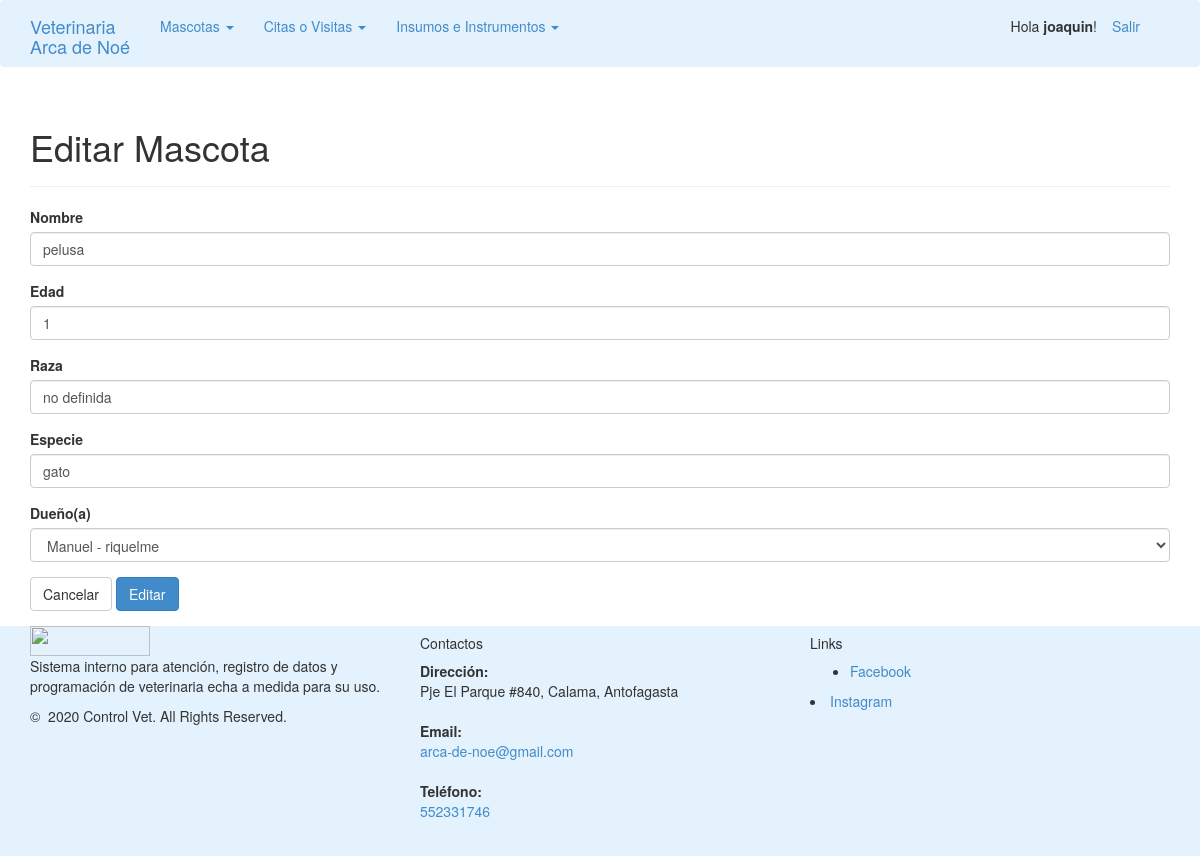
The page /index.php?modulo=mascota&accion=editar&id_mascota=2 (signed in) on the database its author committed.
### tables this page shows
CREATE TABLE `mascota` (
  `id_mascota` int(255) NOT NULL,
  `id_dueño_mascota` int(255) NOT NULL,
  `raza` varchar(1000) NOT NULL,
  `nombre` varchar(1000) NOT NULL,
  `especie` varchar(1000) NOT NULL,
  `edad` int(255) NOT NULL
);

### datos/Db.php (called while the page is built, shortened)
<?php
abstract class Db {
    private $dbhost;
    private $dbuser;
    private $dbpass;
    private $dbname;
    public function __construct() {
        $this->dbhost = "localhost";
        $this->dbuser = "root";
        $this->dbpass = "";
        $this->dbname = "veterinaria-v2";
    }
    protected function connect(){
        $this->mysqli = mysqli_connect($this->dbhost, $this->dbuser, $this->dbpass, $this->dbname) or die("Error " . mysqli_error($mysqli));
    }
    protected function resourceToObjects($resultado,$class){
        $array = array();
        while ($row = mysqli_fetch_assoc($resultado)) {
            $array[] = new $class($row);
        }
        return $array;
    }
}
?>

### negocio/mascotaNegocio.php (called while the page is built, shortened)
<?php
require_once('datos/mascotaDb.php');
require_once('negocio/dueño_mascotaNegocio.php');
require_once('datos/dueño_mascotaDb.php');
require_once('entidades/dueño_mascota.php');
class mascotaNegocio{
    public function recuperar($id_mascota){
        $db = new mascotaDb();
        return $db->getOne($id_mascota);
    }
}
?>

### datos/mascotaDb.php (called while the page is built, shortened)
<?php
require_once('datos/Db.php');
require_once('entidades/mascota.php');
class mascotaDb extends Db{
    public function getOne($id_mascota){
        $sql = "SELECT *
                FROM mascota
                WHERE id_mascota = " . $id_mascota . "";
        $result = $this->mysqli->query($sql) or die("Error " . mysqli_error($mysqli));
        $mascota = new Mascota( $result->fetch_assoc() );
        return $mascota;
    }
}
?>

### entidades/mascota.php (called while the page is built, shortened)
<?php
class Mascota{
	private $id_dueño_mascota;
	public function getId_dueño_mascota(){
		return $this->id_dueño_mascota;
	}
	public function setId_dueño_mascota($id_dueño_mascota){
		$this->id_dueño_mascota = $id_dueño_mascota;
	}
	private $nombre;
	public function getNombre(){
		return $this->nombre;
	}
	public function setNombre($nombre){
		$this->nombre = $nombre;
	}
	private $edad;
	public function getEdad(){
		return $this->edad;
	}
	public function setEdad($edad){
		$this->edad = $edad;
	}
	private $raza;
	public function getRaza(){
		return $this->raza;
	}
	public function setRaza($raza){
		$this->raza = $raza;
	}
	private $especie;
	public function getEspecie(){
		return $this->especie;
	}
	public function setEspecie($especie){
		$this->especie = $especie;
	}
}
?>

### negocio/dueño_mascotaNegocio.php (called while the page is built, shortened)
<?php
require_once('datos/dueño_mascotaDb.php');
class dueño_mascotaNegocio{
    public function listar(){
        $db = new dueño_mascotaDb();
        return $db->getAll();
    }
}
?>

### datos/dueño_mascotaDb.php (called while the page is built, shortened)
<?php
require_once('datos/Db.php');
require_once('entidades/dueño_mascota.php');
class dueño_mascotaDb extends Db{
    public function getAll(){
        $sql = "SELECT * FROM dueño_mascota";
        $result = mysqli_query($this->mysqli, $sql)or die("Error " . mysqli_error($mysqli));
        $array = $this->resourceToObjects($result,"dueño_mascota");
        return $array;
    }
}
?>

### entidades/dueño_mascota.php (called while the page is built, shortened)
<?php
class Dueño_mascota{
	private $id_dueño_mascota;
	public function getId_dueño_mascota(){
		return $this->id_dueño_mascota;
	}
	public function setId_dueño_mascota($id_dueño_mascota){
		$this->id_dueño_mascota = $id_dueño_mascota;
	}
	private $nombre;
	public function getNombre(){
		return $this->nombre;
	}
	public function setNombre($nombre){
		$this->nombre = $nombre;
	}
}
?>

### vista/mascota/editar.php (the view, shortened to what this page needs)
<?php
if ($_GET['id_mascota']) {
    $mascota = $mascotaNegocio->recuperar($_GET['id_mascota']);
    $txtAction = 'Editar';
}else{
    $mascota = new mascota();
    $txtAction = 'Agregar';
}
?>
<div class="container">
  <div class="page-header">
    <h1><?php echo $txtAction; ?> Mascota</h1>
  </div>
    <form role="form" method="post" id="principal">
        <div class="form-group">
            <label for="nombre">Nombre</label>
            <input type="text" class="form-control" id="nombre" name="nombre" placeholder="Nombre" value="<?php echo $mascota->getNombre();?>" required>
        </div>
        <div class="form-group">
            <label for="edad">Edad</label>
            <input type="text" class="form-control" id="edad" name="edad" placeholder="Edad" value="<?php echo $mascota->getEdad();?>" required>
        </div>
        <div class="form-group">
            <label for="raza">Raza</label>
            <input type="text" class="form-control" id="raza" name="raza" placeholder="Raza" value="<?php echo $mascota->getRaza();?>" required>
        </div>
        <div class="form-group">
            <label for="especie">Especie</label>
            <input type="text" class="form-control" id="especie" name="especie" placeholder="Especie" value="<?php echo $mascota->getEspecie();?>" required>
        </div>
        <div class="form-group">
            <label for="id_dueño_mascota">Dueño(a)</label>
            <select class="form-control" id="id_dueño_mascota" name="id_dueño_mascota" >
                <?php
                    $dueño_mascotaNegocio = new dueño_mascotaNegocio();
                    $arrayDueño_mascota = $dueño_mascotaNegocio->listar();
                    if( count($arrayDueño_mascota) > 0 ){
                        foreach( $arrayDueño_mascota as $dueño_mascota ){
                ?>
             <option <?php if ($dueño_mascota->getId_dueño_mascota()==$mascota->getId_dueño_mascota()) {echo 'selected';} ?> value=<?php echo $dueño_mascota->getId_dueño_mascota();?>  ><?php echo $dueño_mascota->getNombre();?> - <?php echo $dueño_mascota->getApellido(); ?>
             </option>
            <?php }} ?>
            </select>
        </div>
        <button type="button" class="btn btn-default cancelForm">Cancelar</button>
        <button type="submit" class="btn btn-primary"><?php echo $txtAction; ?></button>
    </form>
</div>

### css/estilos.css (style rules this page uses)
.container { padding-bottom: 15px; }

### rows shown on the page
mascota: nombre "pelusa", edad "1", raza "no definida", especie "gato", id_dueño_mascota "Manuel - riquelme"

### other values the page prints
$_SESSION['usuario']['nombre'] "joaquin"
$txtAction "Editar"
